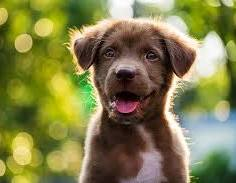
#> input picture photos/nice_dog.JPG, 236 x 183 px
$ python main_refactored.py
#> lines starting #> are read from the running program, lines starting #| are printed output that depends on the picture
import numpy as np
from PIL import Image


def load_image(path):
    """Loads an image and converts it to grayscale."""
#> called with path = 'photos/nice_dog.JPG'
    return Image.open(path).convert("L")
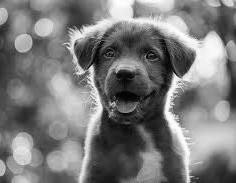
#> returned value: PIL image 236x183 L; min 2, max 255, mean 122.8


def get_kernel(size, kernel_type="box", sigma=None):
    """
    Generates a kernel matrix of the specified size and type.

    Args:
        size (int): The size of the kernel (size x size).
        kernel_type (str): "box", "gaussian", or "linear".
        sigma (float): Sigma for gaussian kernel. Defaults to size/6 if None.

    Returns:
        np.ndarray: The normalized kernel matrix.
    """
    if kernel_type == "box":
        return np.ones((size, size)) / (size**2)

    elif kernel_type == "gaussian":
        if sigma is None:
            sigma = size / 4.0  # godtycklig std

        # Skapa ett rutnät av värden som är linjärt fördelade mellan -1 till 1
        ax = np.linspace(-(size - 1) / 2.0, (size - 1) / 2.0, size)
        xx, yy = np.meshgrid(ax, ax)

        # Gör värdena normalfördelade
        kernel = np.exp(-0.5 * (np.square(xx) + np.square(yy)) / np.square(sigma))
        return kernel / np.sum(kernel)

    else:
        return None


def apply_convolution(img_array, kernel):
    """
    Applies convolution between an image and a kernel using FFT.
    Pads the image and kernel to the square size of max(img_dims).
    """
    rows, cols = img_array.shape
    max_dim = max(rows, cols)

    # 1. Anpassa padding till den största sidan av bilden
    pad_rows_img = max_dim - rows
    pad_cols_img = max_dim - cols
    img_padded = np.pad(
        img_array, ((0, pad_rows_img), (0, pad_cols_img)), "constant", constant_values=0
    )

    # 2. Fixa padding för kerneln, så att dimensionerna matchar
    k_rows, k_cols = kernel.shape
    pad_rows_k = max_dim - k_rows
    pad_cols_k = max_dim - k_cols
    kernel_padded = np.pad(
        kernel, ((0, pad_rows_k), (0, pad_cols_k)), "constant", constant_values=0
    )

    # 3. FFT
    img_f = np.fft.fft2(img_padded)
    k_f = np.fft.fft2(kernel_padded)

    # 4. Multiplicera och applicera FFT-invers
    output_f = img_f * k_f
    output = np.real(np.fft.ifft2(output_f))

    return output


def main():
    image_path = "photos/nice_dog.JPG"
    img = load_image(image_path)

    # B är bildmatrisen
    B = np.asarray(img)

    # p-värden är olika linjära omskalningar av initalvärdena i kärnan (enhetsmatris)
    p_values = [i for i in range(1, 20)]
    kernel_types = ["box", "gaussian"]

    print(f"Bild: {image_path} (Storlek: {B.shape})")
#| Bild: photos/nice_dog.JPG (Storlek: (183, 236))

    for k_type in kernel_types:
        for p in p_values:
            print(f"Applicerar {k_type}-konvolution med p={p}...")

            # gör en kärna
            kernel = get_kernel(p, kernel_type=k_type)

            # kör konvolutionsfunktionen
            B_output = apply_convolution(B, kernel)

            # clipping gör att värdena håller sig i intervallet [0,255]
            # konvertera tillbaka till bild
            B_output_clipped = np.clip(B_output, 0, 255).astype(np.uint8)
            output_img = Image.fromarray(B_output_clipped)

            # Spara resultatet
            output_filename = f"output/output_{k_type}_p{p}.png"
            output_img.save(output_filename)
            print(f"  -> sparat till {output_filename}")
#> this loop made 2 passes
#> pass 1, in apply_convolution, `img_padded = np.pad( img_array, ((0, pad_rows_img), (0, pad_cols_img))..`:
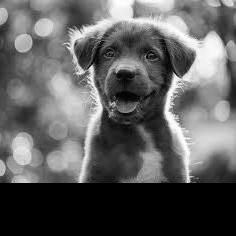
#> img_padded: shape (236, 236); min 0, max 255, mean 95.2
#> pass 1, in apply_convolution (call 2), `kernel_padded = np.pad( kernel, ((0, pad_rows_k), (0, pad_cols_k)), "c..`:
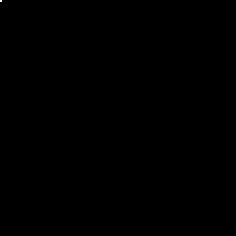
#> kernel_padded: shape (236, 236) float64; values 0 (black) and 0.25 (white), 0.01% white; 1 white region (1 under 20 px)
#> after the loop:
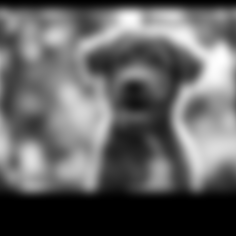
#> B_output: shape (236, 236) float64; min -1.39e-13, max 244.7, mean 95.2; drawn with min black and max white

    print("Klart.")


if __name__ == "__main__":
    main()
